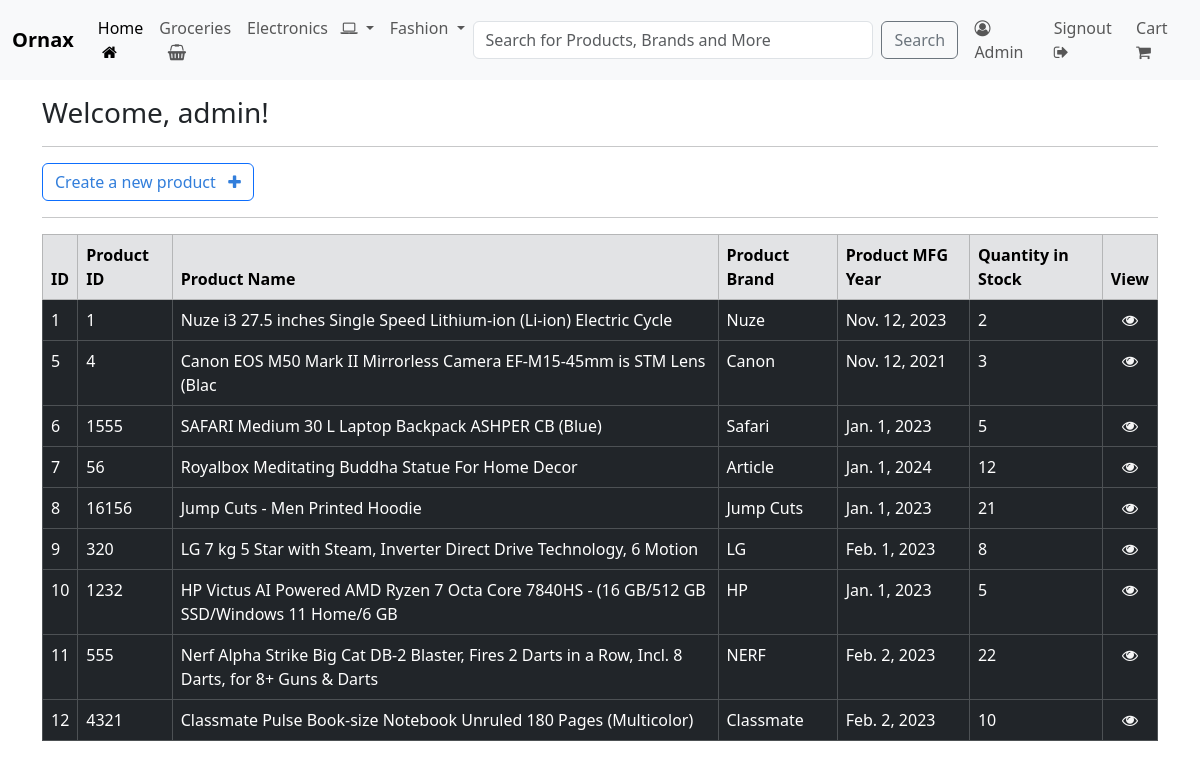
The page /productdashboard (signed in) on the database its author committed.
### webapp/models.py (models this page shows, shortened)
class Product(models.Model):
    product_id = models.IntegerField(unique=True)
    product_name = models.CharField(max_length=100)
    product_brand = models.CharField(max_length=50)
    product_mfg_year = models.DateField()
    product_image_url = models.URLField(max_length=500)
    product_url = models.URLField(max_length=600,default="http://ornax.com/")
    product_stock = models.IntegerField()
    product_price = models.IntegerField()
    product_description = models.CharField(max_length=300)

### webapp/views.py (the view)
# urls.py: path("productdashboard",views.productdashboard,name="productdashboard"),
@login_required(login_url='login')
def productdashboard(request):
    all_products = Product.objects.all()
    products = {'products':all_products}
    return render(request,'webapp/productdashboard.html',context=products)

### webapp/templates/webapp/productdashboard.html
{% extends "webapp/base.html" %}
{% load crispy_forms_tags %}
{% block content %}
<body>
    <br>
        <br>
        <h3>Welcome, {{user}}!</h3>
    <hr>
    <a href={% url 'addproduct' %} class="btn btn-outline-primary" style="color:#327edb">Create a new product &nbsp; <i class="fa fa-plus" style="color:#327edb"></i></a>
    <hr>
    <table class="table table-dark table-hover table-bordered">
        <thead class="table-secondary">
            <tr>
                <th scope="col">ID</th>
                <th scope="col">Product ID</th>
                <th scope="col">Product Name</th>
                <th scope="col">Product Brand</th>
                <th scope="col">Product MFG Year</th>
                <th scope="col">Quantity in Stock</th>
                <th scope="col">View</th>
            </tr>
        </thead>
        <tbody>
        {% if products %}
            {% for product in products %}
            <tr>
                <td>{{product.id}}</td>
                <td>{{product.product_id}}</td>
                <td>{{product.product_name}}</td>
                <td>{{product.product_brand}}</td>
                <td>{{product.product_mfg_year}}</td>
                <td>{{product.product_stock}}</td>
                <td class="text-center">
                    <a href={% url 'productdetails' product.id %}><i class="fa fa-eye" style="color:whitesmoke"></i></i></a>
                </td>
            </tr>
            {% endfor %}
        {% endif %}
        </tbody>
    </table>
</body>
{% endblock %}

### webapp/templates/webapp/base.html (shortened to what this page needs)
{% load static %}
<!DOCTYPE html>
<html>
    <head>
        <link href="https://cdn.jsdelivr.net/npm/bootstrap@5.3.2/dist/css/bootstrap.min.css" rel="stylesheet">
        <link rel="stylesheet" type="text/css" href="{% static "css/style.css" %}">
        <link rel="stylesheet" href="https://cdnjs.cloudflare.com/ajax/libs/font-awesome/4.7.0/css/font-awesome.min.css">
    </head>
    <body>
            {% include "webapp/navbar.html" %}
            <br><br>
            <div class="container">
            {% block content %}
            {% endblock content %}
            </div>
    </body>
</html>

### webapp/templates/webapp/navbar.html (shortened to what this page needs)
<nav class="navbar navbar-expand-lg bg-body-tertiary fixed-top">
    <div class="container-fluid">
      <a class="navbar-brand" href={% url "homepage" %}><strong>Ornax</strong></a>
      <div class="collapse navbar-collapse" id="navbarSupportedContent">
        <ul class="navbar-nav me-auto mb-2 mb-lg-0">
          <li class="nav-item">
            <a class="nav-link active" aria-current="page" href={% url "homepage" %}>Home &nbsp;<i class="fa fa-home"></i></a>
          </li>
          <li class="nav-item">
            <a class="nav-link" href="#">Groceries &nbsp; <i class="fa fa-shopping-basket"></i></a>
          </li>
          <li class="nav-item dropdown">
            <a class="nav-link dropdown-toggle" href="#" role="button" data-bs-toggle="dropdown" aria-expanded="false">
              Electronics &nbsp; <i class="fa fa-laptop"></i>
            </a>
          </li>
          <li class="nav-item dropdown">
            <a class="nav-link dropdown-toggle" href="#" role="button" data-bs-toggle="dropdown" aria-expanded="false">
              Fashion
            </a>
          </li>
        </ul>
        <form class="d-flex" role="search">
          <input size="45" class="form-control me-2" type="search" placeholder="Search for Products, Brands and More" aria-label="Search">
          <button class="btn btn-outline-secondary" type="submit">Search</button>
        </form>
          <ul class="navbar-nav ml-auto">
            {% if user.is_authenticated %}
            <li class="nav-item">
                <a class="nav-link" href="#" style="text-transform: capitalize;"><i class="fa fa-user-circle-o"></i> {{user}} &nbsp;</a>
            </li>
            <li class="nav-item">
                <a class="nav-link" href="{% url 'logout' %}">Signout &nbsp;<i class="fa fa-sign-out"></i></a>
            </li>
            <li class="nav-item">
              <a class="nav-link" href="#">Cart &nbsp;<i class="fa fa-shopping-cart"></i></a>
            </li>
          </ul>
          {% endif %}
      </div>
    </div>
  </nav>

### rows shown on the page
Product: id "1", product_id "1", product_name "Nuze i3 27.5 inches Single Speed Lithium-ion (Li-ion) Electric Cycle", product_brand "Nuze", product_mfg_year "Nov. 12, 2023", product_stock "2"
Product: id "5", product_id "4", product_name "Canon EOS M50 Mark II Mirrorless Camera EF-M15-45mm is STM Lens (Blac", product_brand "Canon", product_mfg_year "Nov. 12, 2021", product_stock "3"
Product: id "6", product_id "1555", product_name "SAFARI Medium 30 L Laptop Backpack ASHPER CB (Blue)", product_brand "Safari", product_mfg_year "Jan. 1, 2023", product_stock "5"
Product: id "7", product_id "56", product_name "Royalbox Meditating Buddha Statue For Home Decor", product_brand "Article", product_mfg_year "Jan. 1, 2024", product_stock "12"
Product: id "8", product_id "16156", product_name "Jump Cuts - Men Printed Hoodie", product_brand "Jump Cuts", product_mfg_year "Jan. 1, 2023", product_stock "21"
Product: id "9", product_id "320", product_name "LG 7 kg 5 Star with Steam, Inverter Direct Drive Technology, 6 Motion", product_brand "LG", product_mfg_year "Feb. 1, 2023", product_stock "8"
Product: id "10", product_id "1232", product_name "HP Victus AI Powered AMD Ryzen 7 Octa Core 7840HS - (16 GB/512 GB SSD/Windows 11 Home/6 GB", product_brand "HP", product_mfg_year "Jan. 1, 2023", product_stock "5"
Product: id "11", product_id "555", product_name "Nerf Alpha Strike Big Cat DB-2 Blaster, Fires 2 Darts in a Row, Incl. 8 Darts, for 8+ Guns & Darts", product_brand "NERF", product_mfg_year "Feb. 2, 2023", product_stock "22"
Product: id "12", product_id "4321", product_name "Classmate Pulse Book-size Notebook Unruled 180 Pages (Multicolor)", product_brand "Classmate", product_mfg_year "Feb. 2, 2023", product_stock "10"

### other values the page prints
{{ user }} "Admin"
{{ user }} "admin"
